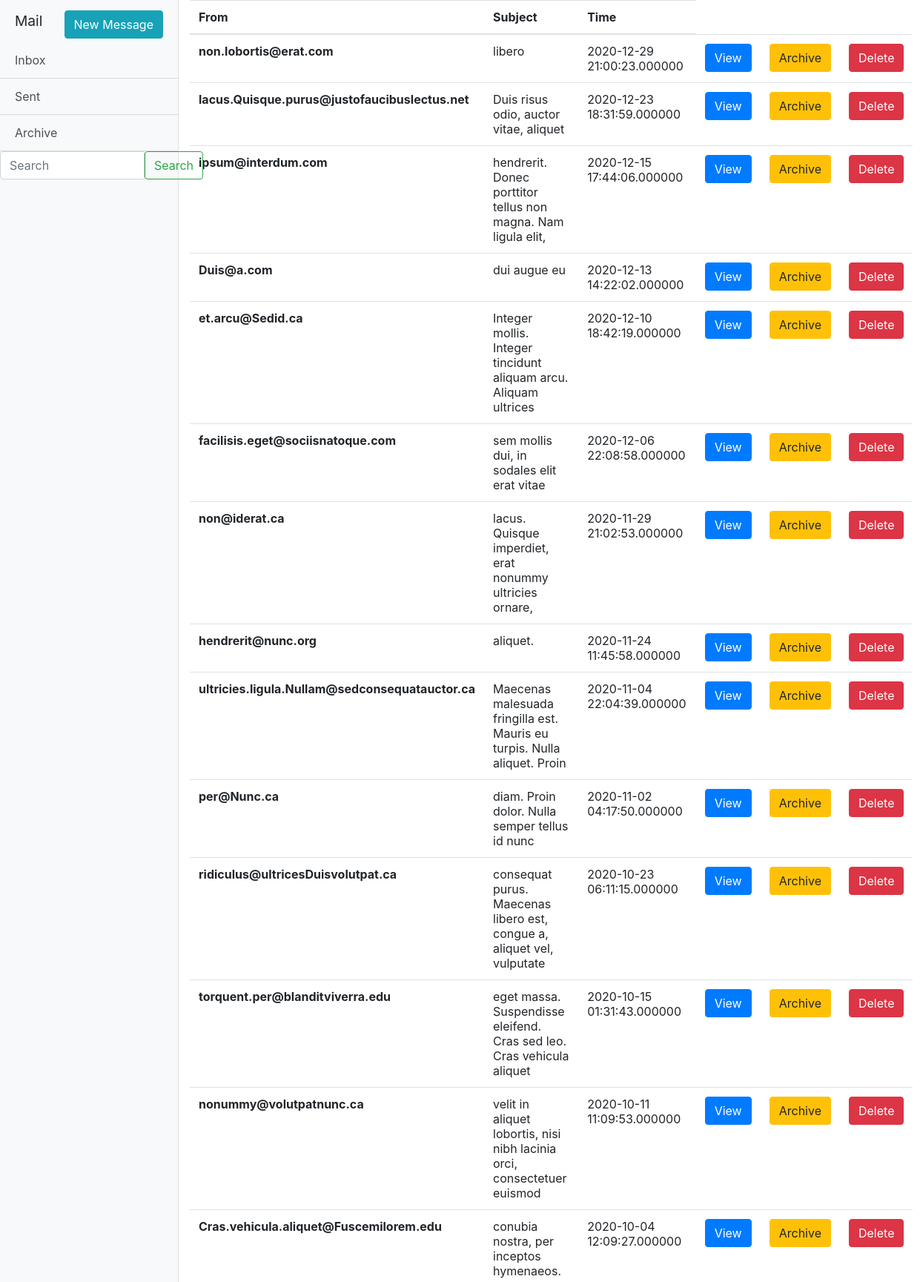
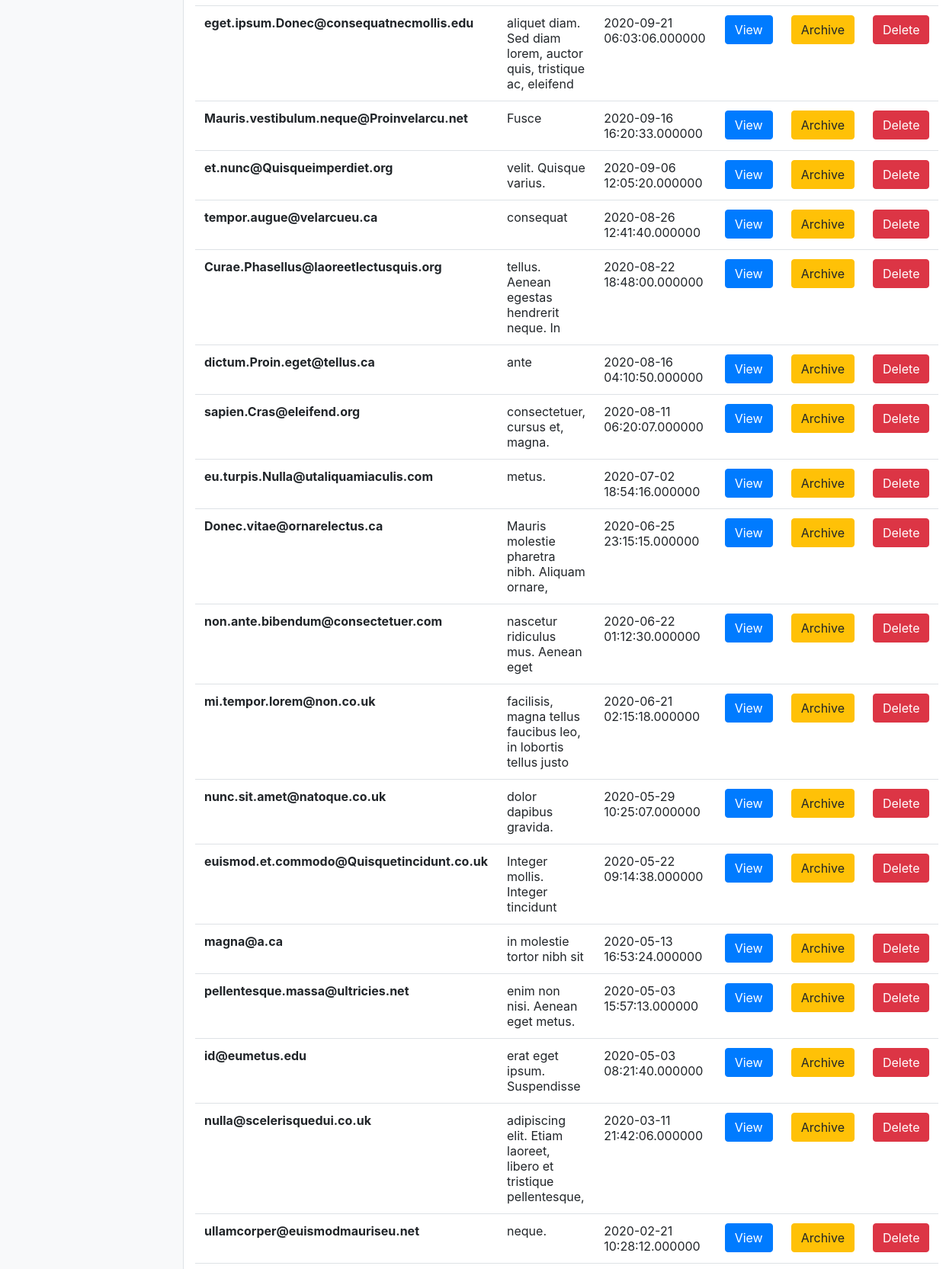
The page / (upper part) on the database its author committed (2 pictures, top to bottom).
### tables this page shows
CREATE TABLE `emails` (
                        `emailFrom` varchar(100) NOT NULL,
                        `emailSubject` varchar(100) NOT NULL,
                        `emailTime` datetime(6) NOT NULL,
                        `emailID` int(11) NOT NULL,
                        `emailContent` varchar(1000) NOT NULL,
                        `isArchived` varchar(3) NOT NULL
);

### db/functions.php (called while the page is built, shortened)
<?php
function getEmails($conn){
    $stmt = $conn->prepare("SELECT * FROM emails WHERE isArchived='NO' ORDER BY emailTime DESC");
    $stmt->execute();
    $allEmails = $stmt->get_result();
    return $allEmails;
}

### index.php (the view, shortened to what this page needs)
<?php
include_once "db/functions.php";
?>
<html>
<head>
    <link href="css/bootstrap.min.css" rel="stylesheet">
    <link href="css/styles.css" rel="stylesheet">
</head>
<body>
<div class="d-flex" id="wrapper">
    <div class="bg-light blue border-right" id="sidebar-wrapper">
        <div class="sidebar-heading">Mail <a href="sendmail.php" class="btn btn-info float-right" role="button">New Message</a></div>
        <div class="list-group list-group-flush">
            <a href="index.php" class="list-group-item list-group-item-action bg-light">Inbox</a>
            <a href="sent.php" class="list-group-item list-group-item-action bg-light">Sent</a>
            <a href="index.php?archive=true" class="list-group-item list-group-item-action bg-light">Archive</a>
            <form method="GET" action= "index.php" class="form-inline my-2 my-lg-0">
                <div class="input-group add-on">
                <input class="form-control" type="search" placeholder="Search" aria-label="Search" name="searchEmail">
                <button class="btn btn-outline-success" type="submit" name="submitSearchEmail">Search</button>
                </div>
            </form>
        </div>
    </div>
    <div id="page-content-wrapper">
        <div class="container-fluid">
            <table class="table" id="emails">
                <thead>
                <tr>
                    <th scope="col">From</th>
                    <th scope="col">Subject</th>
                    <th scope="col">Time</th>
                </tr>
                </thead>
                <tbody>
                <?php
                $conn = OpenCon();
                if (isset($_GET['archive']) && $_GET['archive'] == true){
                    $allEmails = getArchivedEmails($conn);
                } else if (isset($_GET['searchEmail'])){
                    $allEmails = searchEmails($conn, $_GET['searchEmail']);
                } else {
                    $allEmails = getEmails($conn);
                }
                    while ($row = mysqli_fetch_array($allEmails)) {
                        ?>
                        <tr>
                            <th scope="row"><?php echo $row['emailFrom'] ?></th>
                            <td><?php echo $row['emailSubject'] ?></td>
                            <td><?php echo $row['emailTime'] ?></td>
                            <td><a href="singlemail.php?id=<?php echo $row['emailID'] ?>"
                                   class="btn btn-primary">View</a></td>
                            <?php
                            if (!isset($_GET['archive'])){
                                ?>
                                <td><a href="index.php?id=<?php echo $row['emailID']?>&sendToArchive=true"
                                   class="btn btn-warning">Archive</a></td>
                            <?php
                            } else {
                                ?>
                                <td><a href="index.php?id=<?php echo $row['emailID']?>&sendToInbox=true&archive=true"
                                       class="btn btn-warning">Inbox</a></td>
                            <?php
                            }
                            ?>
                            <td><a href="index.php?id=<?php echo $row['emailID']?>&deleteEmail=true"
                                   class="btn btn-danger">Delete</a></td>
                        </tr>
                        <?php
                }
                ?>
                </tbody>
            </table>
        </div>
    </div>
</div>
</body>
</html>

### css/styles.css (style rules this page uses)
body { overflow-x: hidden; }
#sidebar-wrapper { min-height: 100vh; margin-left: -15rem; -webkit-transition: margin .25s ease-out; -moz-transition: margin .25s ease-out; -o-transition: margin .25s ease-out; transition: margin .25s ease-out; }
#sidebar-wrapper .sidebar-heading { padding: 0.875rem 1.25rem; font-size: 1.2rem; }
#sidebar-wrapper .list-group { width: 15rem; }
#page-content-wrapper { min-width: 100vw; }
@media (min-width: 768px) { #sidebar-wrapper { margin-left: 0; } }
@media (min-width: 768px) { #page-content-wrapper { min-width: 0; width: 100%; } }

### rows shown on the page
emails: emailFrom "non.lobortis@erat.com", emailSubject "libero", emailTime "2020-12-29 21:00:23.000000"
emails: emailFrom "lacus.Quisque.purus@justofaucibuslectus.net", emailSubject "Duis risus odio, auctor vitae, aliquet", emailTime "2020-12-23 18:31:59.000000"
emails: emailFrom "ipsum@interdum.com", emailSubject "hendrerit. Donec porttitor tellus non magna. Nam ligula elit,", emailTime "2020-12-15 17:44:06.000000"
emails: emailFrom "Duis@a.com", emailSubject "dui augue eu", emailTime "2020-12-13 14:22:02.000000"
emails: emailFrom "et.arcu@Sedid.ca", emailSubject "Integer mollis. Integer tincidunt aliquam arcu. Aliquam ultrices", emailTime "2020-12-10 18:42:19.000000"
emails: emailFrom "facilisis.eget@sociisnatoque.com", emailSubject "sem mollis dui, in sodales elit erat vitae", emailTime "2020-12-06 22:08:58.000000"
emails: emailFrom "non@iderat.ca", emailSubject "lacus. Quisque imperdiet, erat nonummy ultricies ornare,", emailTime "2020-11-29 21:02:53.000000"
emails: emailFrom "hendrerit@nunc.org", emailSubject "aliquet.", emailTime "2020-11-24 11:45:58.000000"
emails: emailFrom "ultricies.ligula.Nullam@sedconsequatauctor.ca", emailSubject "Maecenas malesuada fringilla est. Mauris eu turpis. Nulla aliquet. Proin", emailTime "2020-11-04 22:04:39.000000"
emails: emailFrom "per@Nunc.ca", emailSubject "diam. Proin dolor. Nulla semper tellus id nunc", emailTime "2020-11-02 04:17:50.000000"
emails: emailFrom "ridiculus@ultricesDuisvolutpat.ca", emailSubject "consequat purus. Maecenas libero est, congue a, aliquet vel, vulputate", emailTime "2020-10-23 06:11:15.000000"
emails: emailFrom "torquent.per@blanditviverra.edu", emailSubject "eget massa. Suspendisse eleifend. Cras sed leo. Cras vehicula aliquet", emailTime "2020-10-15 01:31:43.000000"
emails: emailFrom "nonummy@volutpatnunc.ca", emailSubject "velit in aliquet lobortis, nisi nibh lacinia orci, consectetuer euismod", emailTime "2020-10-11 11:09:53.000000"
emails: emailFrom "Cras.vehicula.aliquet@Fuscemilorem.edu", emailSubject "conubia nostra, per inceptos hymenaeos.", emailTime "2020-10-04 12:09:27.000000"
emails: emailFrom "eget.ipsum.Donec@consequatnecmollis.edu", emailSubject "aliquet diam. Sed diam lorem, auctor quis, tristique ac, eleifend", emailTime "2020-09-21 06:03:06.000000"
emails: emailFrom "Mauris.vestibulum.neque@Proinvelarcu.net", emailSubject "Fusce", emailTime "2020-09-16 16:20:33.000000"
emails: emailFrom "et.nunc@Quisqueimperdiet.org", emailSubject "velit. Quisque varius.", emailTime "2020-09-06 12:05:20.000000"
emails: emailFrom "tempor.augue@velarcueu.ca", emailSubject "consequat", emailTime "2020-08-26 12:41:40.000000"
emails: emailFrom "Curae.Phasellus@laoreetlectusquis.org", emailSubject "tellus. Aenean egestas hendrerit neque. In", emailTime "2020-08-22 18:48:00.000000"
emails: emailFrom "dictum.Proin.eget@tellus.ca", emailSubject "ante", emailTime "2020-08-16 04:10:50.000000"
emails: emailFrom "sapien.Cras@eleifend.org", emailSubject "consectetuer, cursus et, magna.", emailTime "2020-08-11 06:20:07.000000"
emails: emailFrom "eu.turpis.Nulla@utaliquamiaculis.com", emailSubject "metus.", emailTime "2020-07-02 18:54:16.000000"
emails: emailFrom "Donec.vitae@ornarelectus.ca", emailSubject "Mauris molestie pharetra nibh. Aliquam ornare,", emailTime "2020-06-25 23:15:15.000000"
emails: emailFrom "non.ante.bibendum@consectetuer.com", emailSubject "nascetur ridiculus mus. Aenean eget", emailTime "2020-06-22 01:12:30.000000"
emails: emailFrom "mi.tempor.lorem@non.co.uk", emailSubject "facilisis, magna tellus faucibus leo, in lobortis tellus justo", emailTime "2020-06-21 02:15:18.000000"
emails: emailFrom "nunc.sit.amet@natoque.co.uk", emailSubject "dolor dapibus gravida.", emailTime "2020-05-29 10:25:07.000000"
emails: emailFrom "euismod.et.commodo@Quisquetincidunt.co.uk", emailSubject "Integer mollis. Integer tincidunt", emailTime "2020-05-22 09:14:38.000000"
emails: emailFrom "magna@a.ca", emailSubject "in molestie tortor nibh sit", emailTime "2020-05-13 16:53:24.000000"
emails: emailFrom "pellentesque.massa@ultricies.net", emailSubject "enim non nisi. Aenean eget metus.", emailTime "2020-05-03 15:57:13.000000"
emails: emailFrom "id@eumetus.edu", emailSubject "erat eget ipsum. Suspendisse", emailTime "2020-05-03 08:21:40.000000"
emails: emailFrom "nulla@scelerisquedui.co.uk", emailSubject "adipiscing elit. Etiam laoreet, libero et tristique pellentesque,", emailTime "2020-03-11 21:42:06.000000"
emails: emailFrom "ullamcorper@euismodmauriseu.net", emailSubject "neque.", emailTime "2020-02-21 10:28:12.000000"
